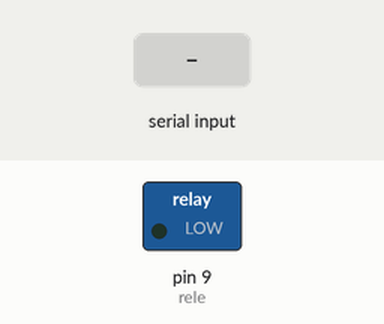
Simulated run of this sketch. Board: Arduino Uno, built with avr-gcc and run on an emulated ATmega328P. Parts: switched loads named in the sketch (green lamp = pin HIGH). Inputs (shaded band) come from the test bench.

Above: at 1.2 s.
1.3 s: "v" received over Serial
At 2.4 s:
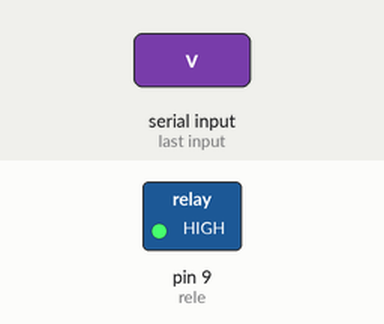
2.8 s: "b" received over Serial
At 3.6 s:
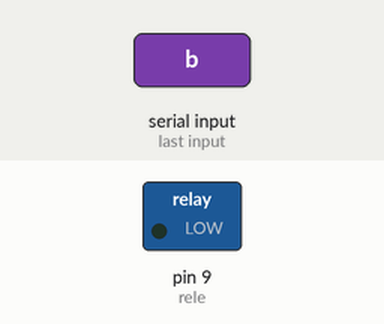
Timing chart, 0 to 5.8 s (numbered marks = the images above; inputs shaded):
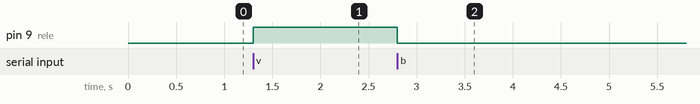

Measured:
- after the input at 1.3 s, pin 9 (rele): LOW → HIGH at once
- after the input at 2.8 s, pin 9 (rele): HIGH → LOW at once

The sketch:

sketchLampara.ino
```cpp
int rele = 9;
int msg;

void setup()
{
   pinMode(rele, OUTPUT);
   Serial.begin(9600); //iniciando Serial
}

void loop()
{
   if (Serial.available() > 0)
   {
      msg = Serial.read(); //leo el serial

      if(msg == 'v')
      {
         digitalWrite(rele, HIGH); //si entra una 'v' se enciende la luz
      }
      else if(msg == 'b')
      {
         digitalWrite(rele, LOW); //si entra una 'b' se apaga
      }
   }
}
```
